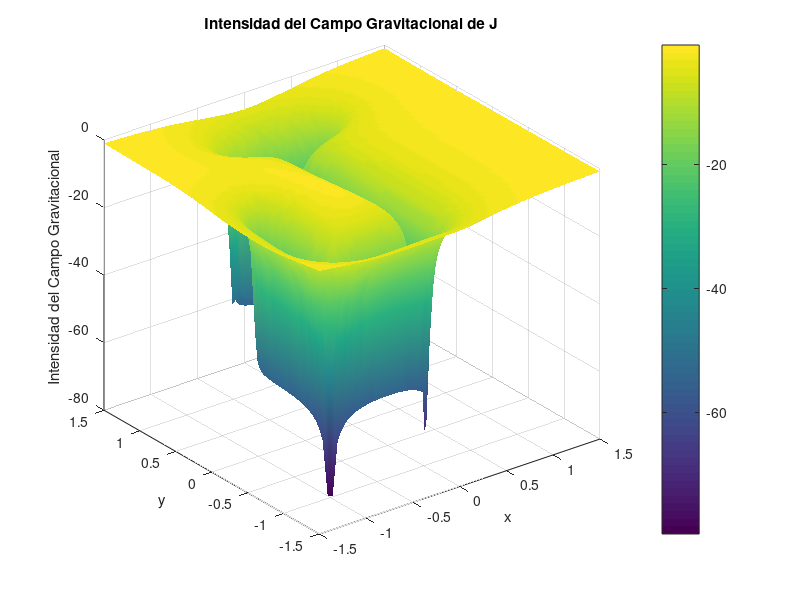

This chart was generated by the following MATLAB code: (Note: this script raises an error after producing the figure.)
% Juan David Ruiz Olmos
% juanruiz309381@correo.itm.edu.co

clc;
clear;
close all;

% Función de potencial gravitacional f
f = @(x,y) -(log((x+0.5+sqrt((x+0.5).^2+(y-1).^2))./(x-0.5+sqrt((x-0.5).^2+(y-1).^2)))...
    +log(((1/2)*(y)+0.5+sqrt(((1/2)*(y)+0.5).^2+(x).^2))./((1/2)*(y)-0.5+sqrt(((1/2)*(y)-0.5).^2+(x).^2)))...
    +log(((-x-0.5)+0.5+sqrt(((-x-0.5)+0.5).^2+((y+2)-1).^2))./((-x-0.5)-0.5+sqrt(((-x-0.5)-0.5).^2+((y+2)-1).^2)))...
    +log(((1/2)*(y+0.5)*2+0.5+sqrt(((1/2)*(y+0.5)*2+0.5).^2+(x+1).^2))./((1/2)*(y+0.5)*2-0.5+sqrt(((1/2)*(y+0.5)*2-0.5).^2+(x+1).^2))));
% Definir un rango para x e y
x_range = linspace(-1.5, 1.5, 100);
y_range = linspace(-1.5, 1.5, 100);

% Crear una malla de puntos para x e y
[x, y] = meshgrid(x_range, y_range);

% Calcular el potencial en cada punto de la malla
z = f(x, y);

% Calcular el gradiente del potencial (campo gravitacional)
[gx, gy] = gradient(-z, x_range, y_range);

% Calcular la magnitud del campo gravitacional (intensidad)
g_magnitude = hypot(gx, gy);

% Visualizar la intensidad del campo gravitacional
figure;
surf(x, y, -g_magnitude);
shading interp;
colorbar;
% Etiquetas de la gráfica
xlabel('x');
ylabel('y');
zlabel('Intensidad del Campo Gravitacional');
title('Intensidad del Campo Gravitacional de J');

% Visualizar la potencial del campo gravitacional
figure
fsurf(f,[-2 2],'ShowContours','on')
%surf(x, y, z);
shading interp;
colorbar;
% Etiquetas de la gráfica
xlabel('x');
ylabel('y');
zlabel('Potencial del Campo Gravitacional');
title('Potencial del Campo Gravitacional de J');